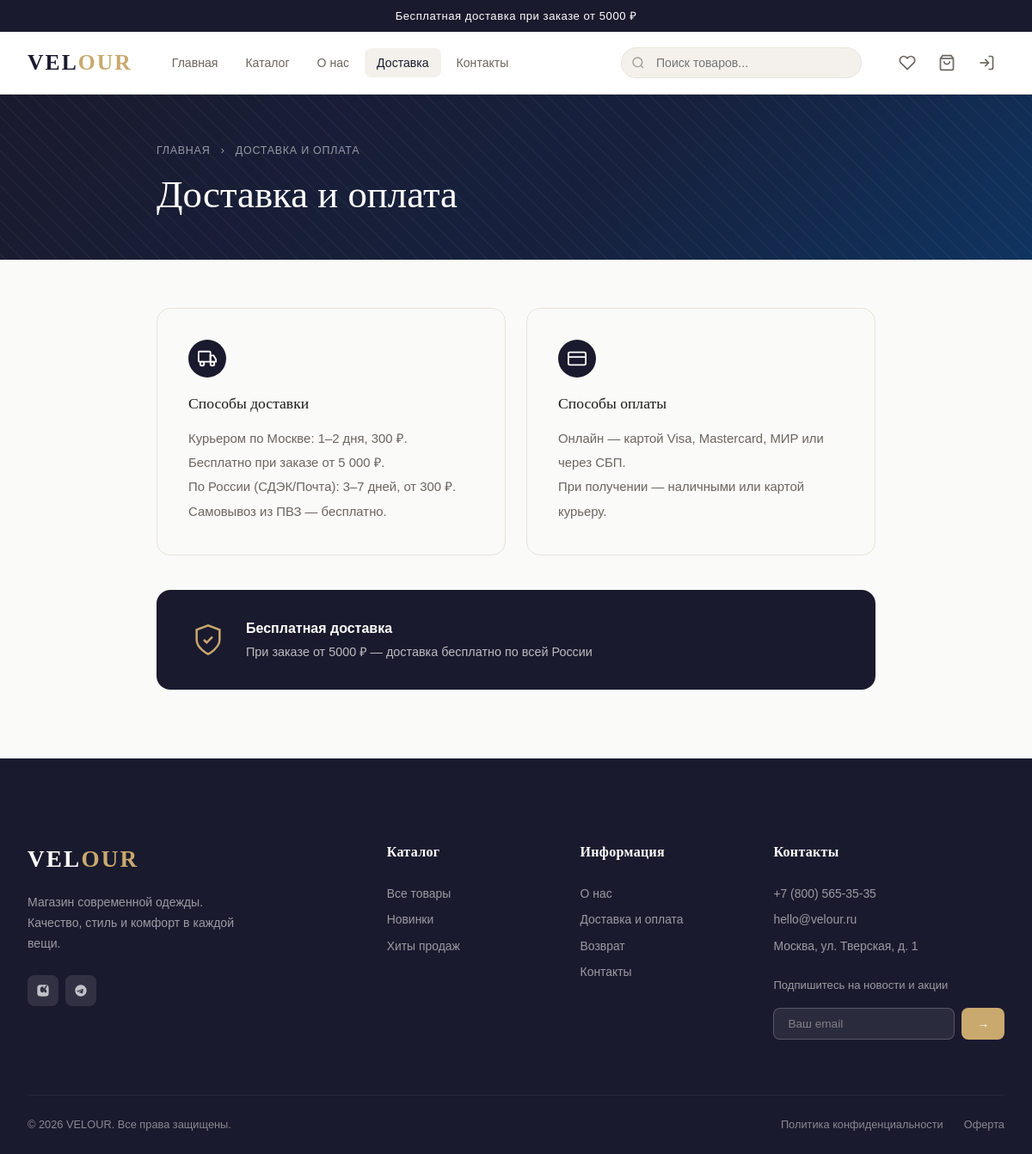
/delivery/, run on an earlier commit of the app's database.
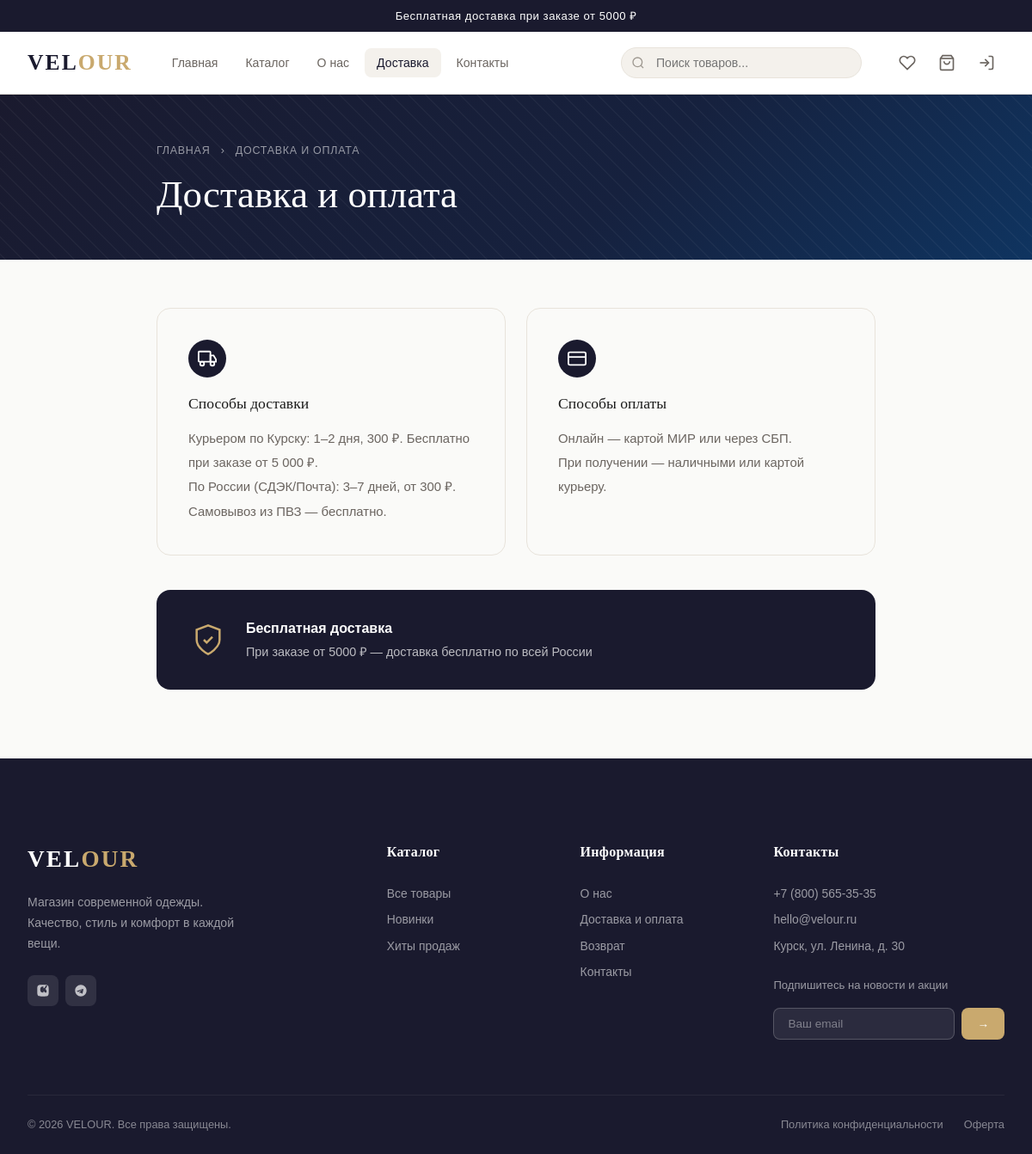
And on a later commit of the database.
### apps/pages/models.py (models this page shows, shortened)
class SiteSettings(models.Model):
    site_name = models.CharField(max_length=100, default='Magazin Odejdi')
    site_description = models.TextField(blank=True)
    phone = models.CharField(max_length=30, blank=True)
    email = models.EmailField(blank=True)
    address = models.CharField(max_length=255, blank=True)
    vk_url = models.URLField(blank=True)
    telegram_url = models.URLField(blank=True)
    instagram_url = models.URLField(blank=True)
    delivery_info = models.TextField(blank=True, verbose_name='Информация о доставке')
    return_policy = models.TextField(blank=True, verbose_name='Политика возврата')
    free_delivery_from = models.DecimalField(max_digits=10, decimal_places=2, default=5000,
                                             verbose_name='Бесплатная доставка от (руб)')
    class Meta:
        verbose_name = 'Настройки сайта'
        verbose_name_plural = 'Настройки сайта'
    @classmethod
    def get(cls):
        obj, _ = cls.objects.get_or_create(pk=1)
        return obj

class Page(models.Model):
    slug = models.SlugField(unique=True)
    title = models.CharField(max_length=200, verbose_name='Заголовок')
    meta_description = models.CharField(max_length=300, blank=True, verbose_name='Мета-описание')
    is_active = models.BooleanField(default=True)
    updated_at = models.DateTimeField(auto_now=True)
    class Meta:
        verbose_name = 'Страница'
        verbose_name_plural = 'Страницы'

class PageSection(models.Model):
    page = models.ForeignKey(Page, on_delete=models.CASCADE, related_name='sections')
    key = models.CharField(max_length=100, verbose_name='Ключ секции')
    label = models.CharField(max_length=200, verbose_name='Описание')
    text = models.TextField(blank=True, verbose_name='Текст')
    image = models.ImageField(upload_to='pages/', blank=True, null=True, verbose_name='Изображение')
    link = models.CharField(max_length=300, blank=True, verbose_name='Ссылка')
    is_visible = models.BooleanField(default=True)
    sort_order = models.PositiveIntegerField(default=0)
    class Meta:
        verbose_name = 'Секция страницы'
        verbose_name_plural = 'Секции страниц'
        ordering = ['sort_order']
        unique_together = [['page', 'key']]

### apps/pages/views.py (the view)
# urls.py: path('delivery/', views.PageView.as_view(), kwargs={'slug': 'delivery'}, name='delivery'),
class PageView(TemplateView):
    template_name = 'pages/page.html'
    def get_context_data(self, slug=None, **kwargs):
        ctx = super().get_context_data(**kwargs)
        page = get_object_or_404(Page, slug=slug, is_active=True)
        ctx['page'] = page
        ctx['sections'] = {s.key: s for s in page.sections.filter(is_visible=True)}
        return ctx

### templates/pages/page.html (shortened to what this page needs)
{% extends "base.html" %}
{% block content %}
<div style="background:linear-gradient(135deg,#1a1a2e 0%,#16213e 60%,#0f3460 100%);color:#fff;padding:56px 0 48px;position:relative;overflow:hidden">
  <div style="position:absolute;inset:0;opacity:.04;background:repeating-linear-gradient(45deg,#fff 0,#fff 1px,transparent 0,transparent 50%) 0/20px 20px"></div>
  <div class="container" style="max-width:900px;position:relative">
    <div style="font-size:.78rem;letter-spacing:.06em;opacity:.55;margin-bottom:14px;text-transform:uppercase">
      <a href="/" style="color:inherit">Главная</a>
      <span style="margin:0 8px">›</span>
      <span>{{ page.title }}</span>
    </div>
    <h1 style="font-family:var(--font-display);font-size:clamp(1.8rem,4vw,2.8rem);font-weight:400;margin:0;line-height:1.2">{{ page.title }}</h1>
  </div>
</div>
<div class="container" style="max-width:900px;padding-top:56px;padding-bottom:80px">
{% if page.slug == 'about' %}
  <div style="display:grid;gap:24px">
    {% if sections.intro %}
    <div style="background:var(--color-bg-alt);border-radius:var(--radius-lg);padding:40px;display:flex;gap:32px;align-items:flex-start">
      <div style="flex-shrink:0;width:48px;height:48px;background:var(--color-primary);border-radius:50%;display:flex;align-items:center;justify-content:center">
        <svg width="22" height="22" viewBox="0 0 24 24" fill="none" stroke="#fff" stroke-width="2"><path d="M3 9l9-7 9 7v11a2 2 0 01-2 2H5a2 2 0 01-2-2z"/><polyline points="9 22 9 12 15 12 15 22"/></svg>
      </div>
      <div>
        <h3 style="margin:0 0 12px;font-size:1.1rem">{{ sections.intro.label }}</h3>
        <div style="line-height:1.85;color:var(--color-text-muted)">{{ sections.intro.text|linebreaks }}</div>
      </div>
    </div>
    {% endif %}
    {% if sections.mission %}
    <div style="background:var(--color-primary);color:#fff;border-radius:var(--radius-lg);padding:40px;display:flex;gap:32px;align-items:flex-start">
      <div style="flex-shrink:0;width:48px;height:48px;background:var(--color-accent);border-radius:50%;display:flex;align-items:center;justify-content:center">
        <svg width="22" height="22" viewBox="0 0 24 24" fill="none" stroke="#fff" stroke-width="2"><path d="M12 22s8-4 8-10V5l-8-3-8 3v7c0 6 8 10 8 10z"/></svg>
      </div>
      <div>
        <h3 style="margin:0 0 12px;font-size:1.1rem;color:#fff">{{ sections.mission.label }}</h3>
        <div style="line-height:1.85;opacity:.85">{{ sections.mission.text|linebreaks }}</div>
      </div>
    </div>
    {% endif %}
    {% if sections.team %}
    <div style="background:var(--color-bg-alt);border-radius:var(--radius-lg);padding:40px;display:flex;gap:32px;align-items:flex-start">
      <div style="flex-shrink:0;width:48px;height:48px;background:var(--color-primary);border-radius:50%;display:flex;align-items:center;justify-content:center">
        <svg width="22" height="22" viewBox="0 0 24 24" fill="none" stroke="#fff" stroke-width="2"><path d="M17 21v-2a4 4 0 00-4-4H5a4 4 0 00-4 4v2"/><circle cx="9" cy="7" r="4"/><path d="M23 21v-2a4 4 0 00-3-3.87"/><path d="M16 3.13a4 4 0 010 7.75"/></svg>
      </div>
      <div>
        <h3 style="margin:0 0 12px;font-size:1.1rem">{{ sections.team.label }}</h3>
        <div style="line-height:1.85;color:var(--color-text-muted)">{{ sections.team.text|linebreaks }}</div>
      </div>
    </div>
    {% endif %}
  </div>
{% elif page.slug == 'delivery' %}
  <div style="display:grid;grid-template-columns:1fr 1fr;gap:24px;margin-bottom:40px">
    {% if sections.delivery_main %}
    <div style="border-radius:var(--radius-lg);border:1.5px solid var(--color-border);padding:36px">
      <div style="width:44px;height:44px;background:var(--color-primary);border-radius:50%;display:flex;align-items:center;justify-content:center;margin-bottom:20px">
        <svg width="22" height="22" viewBox="0 0 24 24" fill="none" stroke="#fff" stroke-width="2"><rect x="1" y="3" width="15" height="13" rx="1"/><path d="M16 8h4l3 5v3h-7V8z"/><circle cx="5.5" cy="18.5" r="2.5"/><circle cx="18.5" cy="18.5" r="2.5"/></svg>
      </div>
      <h3 style="margin:0 0 16px;font-size:1.1rem">{{ sections.delivery_main.label }}</h3>
      <div style="line-height:1.9;color:var(--color-text-muted);font-size:.93rem">{{ sections.delivery_main.text|linebreaks }}</div>
    </div>
    {% endif %}
    {% if sections.payment_main %}
    <div style="border-radius:var(--radius-lg);border:1.5px solid var(--color-border);padding:36px">
      <div style="width:44px;height:44px;background:var(--color-primary);border-radius:50%;display:flex;align-items:center;justify-content:center;margin-bottom:20px">
        <svg width="22" height="22" viewBox="0 0 24 24" fill="none" stroke="#fff" stroke-width="2"><rect x="1" y="4" width="22" height="16" rx="2"/><line x1="1" y1="10" x2="23" y2="10"/></svg>
      </div>
      <h3 style="margin:0 0 16px;font-size:1.1rem">{{ sections.payment_main.label }}</h3>
      <div style="line-height:1.9;color:var(--color-text-muted);font-size:.93rem">{{ sections.payment_main.text|linebreaks }}</div>
    </div>
    {% endif %}
  </div>
  <div style="background:var(--color-primary);color:#fff;border-radius:var(--radius-lg);padding:32px 40px;display:flex;align-items:center;gap:24px">
    <svg width="40" height="40" viewBox="0 0 24 24" fill="none" stroke="var(--color-accent)" stroke-width="1.5" style="flex-shrink:0"><path d="M12 22s8-4 8-10V5l-8-3-8 3v7c0 6 8 10 8 10z"/><polyline points="9 12 11 14 15 10"/></svg>
    <div>
      <div style="font-weight:600;margin-bottom:4px">Бесплатная доставка</div>
      <div style="opacity:.7;font-size:.9rem">При заказе от {{ site_settings.free_delivery_from|default:5000|floatformat:0 }} ₽ — доставка бесплатно по всей России</div>
    </div>
  </div>
{% endif %}
</div>
{% endblock %}

### templates/base.html (shortened to what this page needs)
<!DOCTYPE html>
<html lang="ru">
<head>
  {% load static %}
  <link rel="stylesheet" href="{% static 'css/fonts.css' %}">
  <link rel="stylesheet" href="{% static 'css/variables.css' %}">
  <link rel="stylesheet" href="{% static 'css/base.css' %}">
  <link rel="stylesheet" href="{% static 'css/header.css' %}">
  <link rel="stylesheet" href="{% static 'css/footer.css' %}">
  <link rel="stylesheet" href="{% static 'css/catalog.css' %}">
  <link rel="stylesheet" href="{% static 'css/pages.css' %}">
</head>
<body data-authenticated="{% if user.is_authenticated %}true{% else %}false{% endif %}">
  {% if site_settings and site_settings.delivery_info %}
  <div class="announcement-bar">
    <span>Бесплатная доставка при заказе от {{ site_settings.free_delivery_from|floatformat:0 }} ₽</span>
  </div>
  {% endif %}
  {% include "includes/header.html" %}
  <main style="flex:1">
    {% block content %}{% endblock %}
  </main>
  {% include "includes/footer.html" %}
</body>
</html>

### templates/includes/header.html (shortened to what this page needs)
{% load static %}
<header class="site-header">
  <div class="container">
    <div class="header-inner">
      <a href="/" class="logo">VEL<span>OUR</span></a>
      <nav class="header-nav">
        <a href="/" class="nav-link {% if request.resolver_match.url_name == 'home' %}active{% endif %}">Главная</a>
        <a href="/catalog/" class="nav-link {% if 'catalog' in request.path %}active{% endif %}">Каталог</a>
        <a href="/about/" class="nav-link {% if request.resolver_match.url_name == 'about' %}active{% endif %}">О нас</a>
        <a href="/delivery/" class="nav-link {% if request.resolver_match.url_name == 'delivery' %}active{% endif %}">Доставка</a>
        <a href="/contacts/" class="nav-link {% if request.resolver_match.url_name == 'contacts' %}active{% endif %}">Контакты</a>
      </nav>
      <div class="header-search hide-mobile" style="position:relative">
        <input type="text" placeholder="Поиск товаров..." id="header-search-input" autocomplete="off">
      </div>
      <div class="header-actions">
        <a href="/catalog/favorites/" class="header-action-btn" title="Избранное">
          <svg viewBox="0 0 24 24" fill="none" stroke="currentColor" stroke-width="2">
            <path d="M20.84 4.61a5.5 5.5 0 00-7.78 0L12 5.67l-1.06-1.06a5.5 5.5 0 00-7.78 7.78l1.06 1.06L12 21.23l7.78-7.78 1.06-1.06a5.5 5.5 0 000-7.78z"/>
          </svg>
        </a>
        <a href="/cart/" class="header-action-btn" title="Корзина">
          <svg viewBox="0 0 24 24" fill="none" stroke="currentColor" stroke-width="2">
            <path d="M6 2L3 6v14a2 2 0 002 2h14a2 2 0 002-2V6l-3-4z"/>
            <line x1="3" y1="6" x2="21" y2="6"/>
            <path d="M16 10a4 4 0 01-8 0"/>
          </svg>
        </a>
        {% if user.is_authenticated %}
        <a href="/account/profile/" class="header-action-btn" title="Профиль">
          <svg viewBox="0 0 24 24" fill="none" stroke="currentColor" stroke-width="2">
            <path d="M20 21v-2a4 4 0 00-4-4H8a4 4 0 00-4 4v2"/>
            <circle cx="12" cy="7" r="4"/>
          </svg>
        </a>
        {% else %}
        <a href="/account/login/" class="header-action-btn" title="Войти">
          <svg viewBox="0 0 24 24" fill="none" stroke="currentColor" stroke-width="2">
            <path d="M15 3h4a2 2 0 012 2v14a2 2 0 01-2 2h-4"/>
            <polyline points="10 17 15 12 10 7"/>
            <line x1="15" y1="12" x2="3" y2="12"/>
          </svg>
        </a>
        {% endif %}
      </div>
    </div>
  </div>
</header>

### templates/includes/footer.html (shortened to what this page needs)
{% load static %}
<footer class="site-footer">
  <div class="container">
    <div class="footer-main">
      <div class="footer-brand">
        <a href="/" class="logo" style="font-family:var(--font-display);font-size:1.7rem;letter-spacing:.08em;color:#fff;margin-bottom:16px;display:block">VEL<span style="color:var(--color-accent)">OUR</span></a>
        <p class="footer-desc">
          {% if site_settings and site_settings.site_description %}
            {{ site_settings.site_description }}
          {% else %}
            Магазин современной одежды. Качество, стиль и комфорт в каждой вещи.
          {% endif %}
        </p>
        <div class="footer-socials">
          {% if site_settings and site_settings.vk_url %}
          <a href="{{ site_settings.vk_url }}" class="footer-social-link" target="_blank" rel="noopener" aria-label="ВКонтакте">
          </a>
          {% endif %}
          {% if site_settings and site_settings.telegram_url %}
          <a href="{{ site_settings.telegram_url }}" class="footer-social-link" target="_blank" rel="noopener" aria-label="Telegram">
          </a>
          {% endif %}
        </div>
      </div>
      <div>
        <div class="footer-col-title">Каталог</div>
        <div class="footer-links">
          <a href="/catalog/" class="footer-link">Все товары</a>
          <a href="/catalog/?is_new=true" class="footer-link">Новинки</a>
          <a href="/catalog/?is_featured=true" class="footer-link">Хиты продаж</a>
        </div>
      </div>
      <div>
        <div class="footer-col-title">Информация</div>
        <div class="footer-links">
          <a href="/about/" class="footer-link">О нас</a>
          <a href="/delivery/" class="footer-link">Доставка и оплата</a>
          <a href="/returns/" class="footer-link">Возврат</a>
          <a href="/contacts/" class="footer-link">Контакты</a>
        </div>
      </div>
      <div>
        <div class="footer-col-title">Контакты</div>
        {% if site_settings %}
        <div class="footer-links" style="margin-bottom:20px">
          {% if site_settings.phone %}<a href="tel:{{ site_settings.phone }}" class="footer-link">{{ site_settings.phone }}</a>{% endif %}
          {% if site_settings.email %}<a href="mailto:{{ site_settings.email }}" class="footer-link">{{ site_settings.email }}</a>{% endif %}
          {% if site_settings.address %}<span class="footer-link" style="cursor:default">{{ site_settings.address }}</span>{% endif %}
        </div>
        {% endif %}
        <div class="footer-newsletter">
          <div style="font-size:.82rem;opacity:.7;margin-bottom:10px">Подпишитесь на новости и акции</div>
          <form class="footer-newsletter-form newsletter-form">
            <input type="email" name="email" placeholder="Ваш email" class="footer-newsletter-input" required>
            <button type="submit" class="footer-newsletter-btn">→</button>
          </form>
        </div>
      </div>
    </div>
    <div class="footer-bottom">
      <span>© {% now "Y" %} {% if site_settings %}{{ site_settings.site_name }}{% else %}VELOUR{% endif %}. Все права защищены.</span>
      <div class="footer-bottom-links">
        <a href="/privacy/">Политика конфиденциальности</a>
        <a href="/terms/">Оферта</a>
      </div>
    </div>
  </div>
</footer>

What changed in the data, as far as the page shows it:
changed SiteSettings "Магазин современной одежды. Качество, стиль и комфорт в каждой вещи.": address "Москва, ул. Тверская, д. 1" → "Курск, ул. Ленина, д. 30"
changed PageSection "Способы доставки": delivery_main.text "Курьером по Москве: 1–2 дня, 300 ₽. Бесплатно при заказе от 5 000 ₽. По России (СДЭК/Почта): 3–7 дней, от 300 ₽. Самовывоз из ПВЗ — бесплатно." → "Курьером по Курску: 1–2 дня, 300 ₽. Бесплатно при заказе от 5 000 ₽. По России (СДЭК/Почта): 3–7 дней, от 300 ₽. Самовывоз из ПВЗ — бесплатно."
changed PageSection "Способы оплаты": payment_main.text "Онлайн — картой Visa, Mastercard, МИР или через СБП. При получении — наличными или картой курьеру." → "Онлайн — картой МИР или через СБП. При получении — наличными или картой курьеру."
